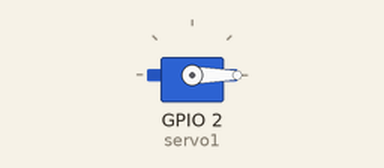
This sketch was run on a simulated ESP32. Parts: servo.

Above: at 0.15 s.
At 1.6 s:
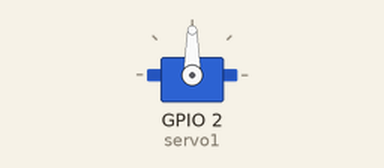
At 3.1 s:
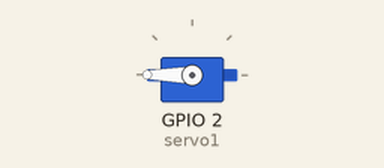
Timing chart, 0 to 7.0 s (numbered marks = the images above):
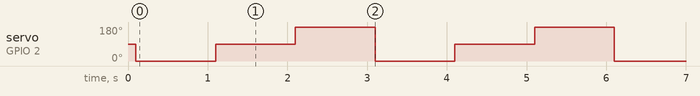

The sketch:

sketch_oct24a.ino
```cpp
#include <ESP32Servo.h> // 1. Correct syntax for including the library

Servo servo1;             // 2. Declare the Servo object

void setup() {
  // put your setup code here, to run once:

  servo1.attach(2);
  delay(100);
}

void loop() {
  // put your main code here, to run repeatedly:
  servo1.write(0);
  delay(1000);

  servo1.write(90);
  delay(1000);

  servo1.write(180);
  delay(1000);

}
```

Measured:
- by itself, servo on GPIO 2 (servo1): repeats every 3.0 s: 90° 1.0 s, 180° 1.0 s, 0° 1.0 s
